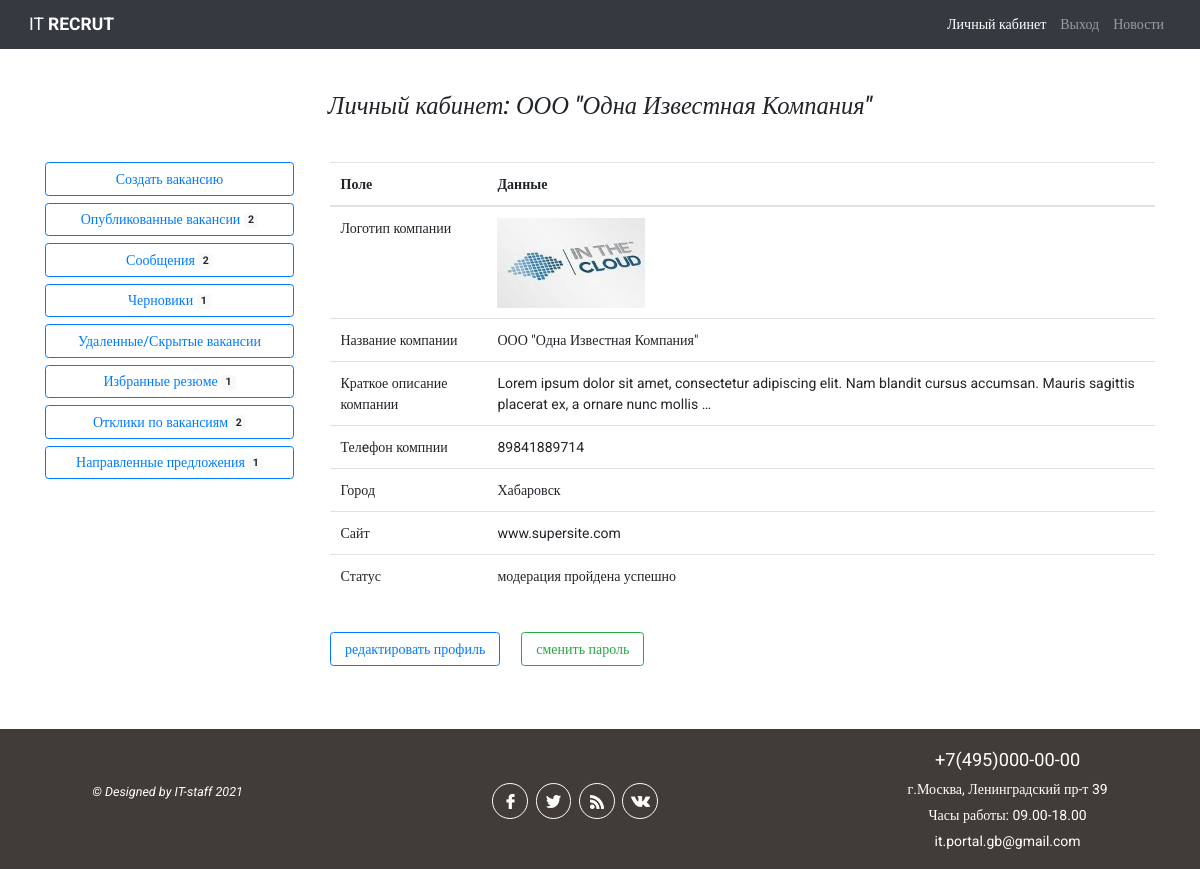
The page /employer/1/ (signed in) on the database its author committed.
### authapp/models.py (models this page shows, shortened)
class Employer(models.Model):
    NEED_MODER = 'need_moderation'
    MODER_OK = 'moderation_ok'
    MODER_REJECT = 'moderation_reject'
    EMPLOYER_STATUS_CHOICES = (
        (NEED_MODER, 'требуется модерация'),
        (MODER_OK, 'модерация пройдена успешно'),
        (MODER_REJECT, 'отклонено модератором')
    )
    company_name = models.CharField(verbose_name='название компании', max_length=128, unique=True)
    city = models.CharField(verbose_name='город', max_length=64, blank=True)
    tel = models.CharField(verbose_name='телефон', max_length=11, blank=True)
    short_description = models.TextField(verbose_name='краткое описание компании')
    logo = models.ImageField(upload_to='company_logo', blank=True)
    web = models.CharField(verbose_name='вебсайт компании', max_length=64, blank=True)
    is_active = models.BooleanField(default=True)
    user = models.OneToOneField(User, on_delete=models.CASCADE)
    status = models.CharField(verbose_name='статус компании на сайте',
                              choices=EMPLOYER_STATUS_CHOICES, default=NEED_MODER,
                              max_length=32)
    failed_moderation = models.CharField(max_length=512, blank=True, verbose_name='поле '
                                                                                  'заполняется в случае отклонения модерации')
    activation_key = models.CharField(max_length=128, blank=True)
    activation_key_expires = models.DateTimeField(default=(datetime.now() + timedelta(hours=24)))
    class Meta:
        verbose_name_plural = 'Работодатели'

### employerapp/views.py (the view)
# urls.py: path('<int:emp_id>/', views.employer_cabinet, name='cabinet'),
@login_required
def employer_cabinet(request, emp_id):
    title = 'Личный кабинет работодателя'
    employer = get_object_or_404(Employer, pk=emp_id)
    vacancies = Vacancy.objects.filter(action='moderation_ok', hide=False,
                                       employer=employer).order_by(
        'published')
    drafts = Vacancy.objects.filter(action='draft', hide=False, employer=employer).order_by(
        'published')
    vacancies_hide = Vacancy.objects.filter(hide=True, employer=employer).order_by(
        'published')
    vacancies_all = Vacancy.objects.filter(Q(action='moderation_ok') | Q(
        action='moderation_reject'), employer=employer).exclude(action='draft').exclude(hide=True).order_by('published')
    offers = SendOffers.objects.filter(vacancy__employer=employer.pk).order_by('date')
    take_offers = SendResponse.objects.filter(vacancy__in=vacancies).select_related()
    favorites = FavoriteResumes.objects.filter(employer=employer).order_by('date')
    context = {
        'title': title,
        'vacancies': vacancies,
        'employer': employer,
        'drafts': drafts,
        'vacancies_hide': vacancies_hide,
        'vacancies_all': vacancies_all,
        'offers': offers,
        'take_offers': take_offers,
        'favorites': favorites
    }
    return render(request, 'employerapp/employer_cabinet.html', context)

### employerapp/templates/employerapp/employer_cabinet.html (shortened to what this page needs)
{% extends 'mainapp/base.html' %}
{% load static %}
{% block content %}
<div class="container my-5">
    <h3 class="font-italic mb-5 text-center">Личный кабинет: {{ employer.company_name }} </h3>
    <div class="row justify-content-center">
        {% if employer.status == 'moderation_ok' %}
        <div class="col-7 col-sm-4 col-md-3 pr-4 mb-4">
            {% include 'employerapp/include/menu.html' %}
        </div>
        <div class="col-12 col-sm-8 col-md-9">
            <table class="table">
                <thead>
                <tr>
                    <th scope="col">Поле</th>
                    <th scope="col">Данные</th>
                </tr>
                <tr>
                    <td scope="col">Логотип компании</td>
                    <td scope="col">{% if employer.logo %}<img style="height: 90px;" src="/media/{{ employer.logo }}" alt="logo">{% else %}логотип не загружен{% endif %}</td>
                </tr>
                <tr>
                    <td scope="col">Название компании</td>
                    <td scope="col">{{ employer.company_name }}</td>
                </tr>
                <tr>
                    <td scope="col">Краткое описание компании</td>
                    <td scope="col">{{ employer.short_description|truncatewords:20 }}</td>
                </tr>
                <tr>
                    <td scope="col">Телeфон компнии</td>
                    <td scope="col">{{ employer.tel }}</td>
                </tr>
                <tr>
                    <td scope="col">Город</td>
                    <td scope="col">{{ employer.city }}</td>
                </tr>
                <tr>
                    <td scope="col">Сайт</td>
                    <td scope="col">{% if employer.web %}{{ employer.web }}{% else %}сайт не указан{% endif %}</td>
                </tr>
                <tr>
                    <td scope="col">Статус</td>
                    <td scope="col">{{ employer.get_status_display }}</td>
                </tr>
                </thead>
            </table>
            <div class="d-flex">
                <a class="my-4 px-3 btn btn-outline-primary" role="button" href="{% url 'auth:edit' %}">редактировать
                    профиль</a>
                <a class="btn btn-outline-success my-4 ml-4 px-3" role="button"
                   href="{% url 'auth:change_password' %}">сменить пароль</a>
            </div>
        </div>
        {% endif %}
    </div>
</div>
{% endblock %}

### static/css/style.css (style rules this page uses)
* { margin: 0; padding: 0; }
html { font-size: 16px; }
@media all and (min-width: 1024px) and (max-width: 1200px) { html { font-size: 14px; } }
html, body { height: 100%; }
body { box-sizing: border-box; font-family: Roboto; display: flex; flex-direction: column; }
.container { flex: 1 0 auto; }

### rows shown on the page
Employer: company_name "ООО \"Одна Известная Компания\"", logo (picture), short_description "Lorem ipsum dolor sit amet, consectetur adipiscing elit. Nam blandit cursus accumsan. Mauris sagittis placerat ex, a ornare nunc mollis …", tel "89841889714", city "Хабаровск", web "www.supersite.com", status "модерация пройдена успешно"

### other values the page prints
{{ vacancies|length }} "2"
{{ drafts|length }} "1"
{{ favorites|length }} "1"
{{ take_offers|length }} "2"
{{ offers|length }} "1"
